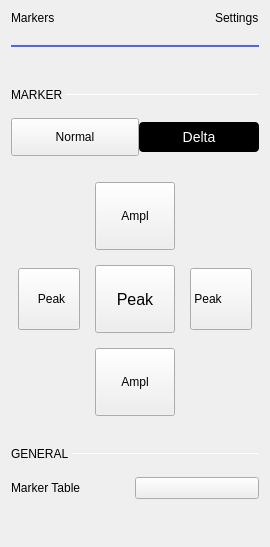
                 <widget class="QWidget" name="scrollAreaWidgetContents_2">
                  <property name="geometry">
                   <rect>
                    <x>0</x>
                    <y>0</y>
                    <width>268</width>
                    <height>547</height>
                   </rect>
                  </property>
                  <layout class="QVBoxLayout" name="verticalLayout_17">
                   <item>
                    <layout class="QHBoxLayout" name="hLayout_markers_title">
                     <property name="bottomMargin">
                      <number>14</number>
                     </property>
                     <item>
                      <widget class="QLabel" name="label_4">
                       <property name="text">
                        <string>Markers</string>
                       </property>
                       <property name="general_settings_label" stdset="0">
                        <bool>true</bool>
                       </property>
                      </widget>
                     </item>
                     <item>
                      <spacer name="horizontalSpacer_8">
                       <property name="orientation">
                        <enum>Qt::Horizontal</enum>
                       </property>
                       <property name="sizeHint" stdset="0">
                        <size>
                         <width>0</width>
                         <height>10</height>
                        </size>
                       </property>
                      </spacer>
                     </item>
                     <item>
                      <widget class="QLabel" name="labelMarkerSettingsTitle">
                       <property name="text">
                        <string>Settings</string>
                       </property>
                       <property name="general_settings_label" stdset="0">
                        <bool>true</bool>
                       </property>
                      </widget>
                     </item>
                    </layout>
                   </item>
                   <item>
                    <widget class="Line" name="lineMarkerSettingsTitle">
                     <property name="minimumSize">
                      <size>
                       <width>240</width>
                       <height>2</height>
                      </size>
                     </property>
                     <property name="maximumSize">
                      <size>
                       <width>16777215</width>
                       <height>2</height>
                      </size>
                     </property>
                     <property name="styleSheet">
                      <string notr="true">border: 2px solid rgb(74, 100, 255);</string>
                     </property>
                     <property name="orientation">
                      <enum>Qt::Horizontal</enum>
                     </property>
                    </widget>
                   </item>
                   <item>
                    <layout class="QHBoxLayout" name="hLayout_marker_selector">
                     <property name="spacing">
                      <number>0</number>
                     </property>
                     <property name="topMargin">
                      <number>10</number>
                     </property>
                    </layout>
                   </item>
                   <item>
                    <layout class="QHBoxLayout" name="horizontalLayout_4">
                     <property name="spacing">
                      <number>0</number>
                     </property>
                     <property name="topMargin">
                      <number>25</number>
                     </property>
                     <property name="rightMargin">
                      <number>0</number>
                     </property>
                     <property name="bottomMargin">
                      <number>10</number>
                     </property>
                     <item>
                      <widget class="QLabel" name="label_5">
                       <property name="sizePolicy">
                        <sizepolicy hsizetype="Minimum" vsizetype="Minimum">
                         <horstretch>0</horstretch>
                         <verstretch>0</verstretch>
                        </sizepolicy>
                       </property>
                       <property name="text">
                        <string>MARKER </string>
                       </property>
                       <property name="subsection_label" stdset="0">
                        <bool>true</bool>
                       </property>
                      </widget>
                     </item>
                     <item>
                      <widget class="Line" name="line">
                       <property name="sizePolicy">
                        <sizepolicy hsizetype="Expanding" vsizetype="Minimum">
                         <horstretch>0</horstretch>
                         <verstretch>0</verstretch>
                        </sizepolicy>
                       </property>
                       <property name="minimumSize">
                        <size>
                         <width>0</width>
                         <height>1</height>
                        </size>
                       </property>
                       <property name="maximumSize">
                        <size>
                         <width>16777215</width>
                         <height>1</height>
                        </size>
                       </property>
                       <property name="orientation">
                        <enum>Qt::Horizontal</enum>
                       </property>
                       <property name="subsection_line" stdset="0">
                        <bool>true</bool>
                       </property>
                      </widget>
                     </item>
                    </layout>
                   </item>
                   <item>
                    <layout class="QGridLayout" name="gridLayout_3">
                     <property name="topMargin">
                      <number>0</number>
                     </property>
                     <property name="bottomMargin">
                      <number>0</number>
                     </property>
                     <property name="horizontalSpacing">
                      <number>0</number>
                     </property>
                     <property name="verticalSpacing">
                      <number>15</number>
                     </property>
                     <item row="0" column="1">
                      <widget class="QPushButton" name="pushButton_4">
                       <property name="styleSheet">
                        <string notr="true">QPushButton {
color: white;
background-color: black;

font-size:14px;
height: 30px;
width: 120px;
border-width: 0px;
border-radius: 4px;
}
QPushButton:disabled {
background-color: grey;
}
QPushButton:pressed {
background-color: #F45000;
}

QPushButton:hover
{
	 background-color: #4a34ff;
}</string>
                       </property>
                       <property name="text">
                        <string>Delta</string>
                       </property>
                      </widget>
                     </item>
                     <item row="0" column="0">
                      <widget class="QPushButton" name="pushButton_3">
                       <property name="styleSheet">
                        <string notr="true">QPushButton {
height: 30px;
width: 120px;
border-width: 0px;
}</string>
                       </property>
                       <property name="text">
                        <string>Normal</string>
                       </property>
                       <property name="blue_button" stdset="0">
                        <bool>true</bool>
                       </property>
                      </widget>
                     </item>
                    </layout>
                   </item>
                   <item>
                    <layout class="QVBoxLayout" name="markerFreqPosLayout"/>
                   </item>
                   <item>
                    <layout class="QHBoxLayout" name="horizontalLayout_10">
                     <property name="spacing">
                      <number>0</number>
                     </property>
                     <property name="leftMargin">
                      <number>0</number>
                     </property>
                     <property name="topMargin">
                      <number>0</number>
                     </property>
                     <property name="rightMargin">
                      <number>0</number>
                     </property>
                     <item>
                      <spacer name="horizontalSpacer_3">
                       <property name="orientation">
                        <enum>Qt::Horizontal</enum>
                       </property>
                       <property name="sizeHint" stdset="0">
                        <size>
                         <width>2</width>
                         <height>20</height>
                        </size>
                       </property>
                      </spacer>
                     </item>
                     <item>
                      <layout class="QGridLayout" name="gridLayout_2">
                       <property name="topMargin">
                        <number>20</number>
                       </property>
                       <property name="bottomMargin">
                        <number>0</number>
                       </property>
                       <property name="spacing">
                        <number>15</number>
                       </property>
                       <item row="1" column="2">
                        <widget class="QPushButton" name="btnRightPeak">
                         <property name="sizePolicy">
                          <sizepolicy hsizetype="Fixed" vsizetype="Fixed">
                           <horstretch>0</horstretch>
                           <verstretch>0</verstretch>
                          </sizepolicy>
                         </property>
                         <property name="layoutDirection">
                          <enum>Qt::RightToLeft</enum>
                         </property>
                         <property name="styleSheet">
                          <string notr="true">QPushButton {
height: 60px;
width: 55px;
padding-left: 5px;

text-align: left;
}</string>
                         </property>
                         <property name="text">
                          <string> Peak</string>
                         </property>
                         <property name="icon">
                          <iconset resource="../resources/resources.qrc">
                           <normaloff>:/icons/ic arrow right.svg</normaloff>:/icons/ic arrow right.svg</iconset>
                         </property>
                         <property name="iconSize">
                          <size>
                           <width>12</width>
                           <height>12</height>
                          </size>
                         </property>
                         <property name="blue_button" stdset="0">
                          <bool>true</bool>
                         </property>
                        </widget>
                       </item>
                       <item row="1" column="0">
                        <widget class="QPushButton" name="btnLeftPeak">
                         <property name="sizePolicy">
                          <sizepolicy hsizetype="Fixed" vsizetype="Fixed">
                           <horstretch>0</horstretch>
                           <verstretch>0</verstretch>
                          </sizepolicy>
                         </property>
                         <property name="styleSheet">
                          <string notr="true">QPushButton {
height: 60px;
width: 55px;

padding-left: 5px;
}</string>
                         </property>
                         <property name="text">
                          <string>Peak</string>
                         </property>
                         <property name="icon">
                          <iconset resource="../resources/resources.qrc">
                           <normaloff>:/icons/ic arrow left.svg</normaloff>:/icons/ic arrow left.svg</iconset>
                         </property>
                         <property name="iconSize">
                          <size>
                           <width>12</width>
                           <height>12</height>
                          </size>
                         </property>
                         <property name="blue_button" stdset="0">
                          <bool>true</bool>
                         </property>
                        </widget>
                       </item>
                       <item row="0" column="1">
                        <widget class="QPushButton" name="btnUpAmplPeak">
                         <property name="sizePolicy">
                          <sizepolicy hsizetype="Fixed" vsizetype="Fixed">
                           <horstretch>0</horstretch>
                           <verstretch>0</verstretch>
                          </sizepolicy>
                         </property>
                         <property name="styleSheet">
                          <string notr="true">QPushButton {
height: 60px;
width: 60px;
}</string>
                         </property>
                         <property name="text">
                          <string>Ampl</string>
                         </property>
                         <property name="icon">
                          <iconset resource="../resources/resources.qrc">
                           <normaloff>:/icons/ic arrow up.svg</normaloff>:/icons/ic arrow up.svg</iconset>
                         </property>
                         <property name="iconSize">
                          <size>
                           <width>12</width>
                           <height>12</height>
                          </size>
                         </property>
                         <property name="blue_button" stdset="0">
                          <bool>true</bool>
                         </property>
                        </widget>
                       </item>
                       <item row="2" column="1">
                        <widget class="QPushButton" name="btnDnAmplPeak">
                         <property name="sizePolicy">
                          <sizepolicy hsizetype="Fixed" vsizetype="Fixed">
                           <horstretch>0</horstretch>
                           <verstretch>0</verstretch>
                          </sizepolicy>
                         </property>
                         <property name="styleSheet">
                          <string notr="true">QPushButton {
height: 60px;
width: 60px;
}</string>
                         </property>
                         <property name="text">
                          <string>Ampl</string>
                         </property>
                         <property name="icon">
                          <iconset resource="../resources/resources.qrc">
                           <normaloff>:/icons/ic arrow down.svg</normaloff>:/icons/ic arrow down.svg</iconset>
                         </property>
                         <property name="iconSize">
                          <size>
                           <width>12</width>
                           <height>12</height>
                          </size>
                         </property>
                         <property name="blue_button" stdset="0">
                          <bool>true</bool>
                         </property>
                        </widget>
                       </item>
                       <item row="1" column="1">
                        <widget class="QPushButton" name="btnMaxPeak">
                         <property name="sizePolicy">
                          <sizepolicy hsizetype="Fixed" vsizetype="Fixed">
                           <horstretch>0</horstretch>
                           <verstretch>0</verstretch>
                          </sizepolicy>
                         </property>
                         <property name="styleSheet">
                          <string notr="true">QPushButton {
font-size:16px;
height: 60px;
width: 60px;
border-width: 0px;
}</string>
                         </property>
                         <property name="text">
                          <string>Peak</string>
                         </property>
                         <property name="blue_button" stdset="0">
                          <bool>true</bool>
                         </property>
                        </widget>
                       </item>
                      </layout>
                     </item>
                     <item>
                      <spacer name="horizontalSpacer_10">
                       <property name="orientation">
                        <enum>Qt::Horizontal</enum>
                       </property>
                       <property name="sizeHint" stdset="0">
                        <size>
                         <width>2</width>
                         <height>20</height>
                        </size>
                       </property>
                      </spacer>
                     </item>
                    </layout>
                   </item>
                   <item>
                    <layout class="QHBoxLayout" name="horizontalLayout_2">
                     <property name="spacing">
                      <number>0</number>
                     </property>
                     <property name="topMargin">
                      <number>25</number>
                     </property>
                     <property name="bottomMargin">
                      <number>10</number>
                     </property>
                     <item>
                      <widget class="QLabel" name="label_6">
                       <property name="sizePolicy">
                        <sizepolicy hsizetype="Fixed" vsizetype="Preferred">
                         <horstretch>0</horstretch>
                         <verstretch>0</verstretch>
                        </sizepolicy>
                       </property>
                       <property name="text">
                        <string>GENERAL </string>
                       </property>
                       <property name="subsection_label" stdset="0">
                        <bool>true</bool>
                       </property>
                      </widget>
                     </item>
                     <item>
                      <widget class="Line" name="line_2">
                       <property name="minimumSize">
                        <size>
                         <width>0</width>
                         <height>1</height>
                        </size>
                       </property>
                       <property name="maximumSize">
                        <size>
                         <width>16777215</width>
                         <height>1</height>
                        </size>
                       </property>
                       <property name="orientation">
                        <enum>Qt::Horizontal</enum>
                       </property>
                       <property name="subsection_line" stdset="0">
                        <bool>true</bool>
                       </property>
                      </widget>
                     </item>
                    </layout>
                   </item>
                   <item>
                    <layout class="QGridLayout" name="gridLayout_4">
                     <property name="topMargin">
                      <number>0</number>
                     </property>
                     <property name="bottomMargin">
                      <number>0</number>
                     </property>
                     <property name="horizontalSpacing">
                      <number>0</number>
                     </property>
                     <property name="verticalSpacing">
                      <number>10</number>
                     </property>
                     <item row="0" column="0">
                      <widget class="QLabel" name="label_9">
                       <property name="text">
                        <string>Marker Table</string>
                       </property>
                      </widget>
                     </item>
                     <item row="0" column="1">
                      <widget class="adiscope::CustomSwitch" name="btnMarkerTable">
                       <property name="text">
                        <string/>
                       </property>
                      </widget>
                     </item>
                    </layout>
                   </item>
                   <item>
                    <spacer name="verticalSpacer_5">
                     <property name="orientation">
                      <enum>Qt::Vertical</enum>
                     </property>
                     <property name="sizeHint" stdset="0">
                      <size>
                       <width>10</width>
                       <height>0</height>
                      </size>
                     </property>
                    </spacer>
                   </item>
                  </layout>
                 </widget>
